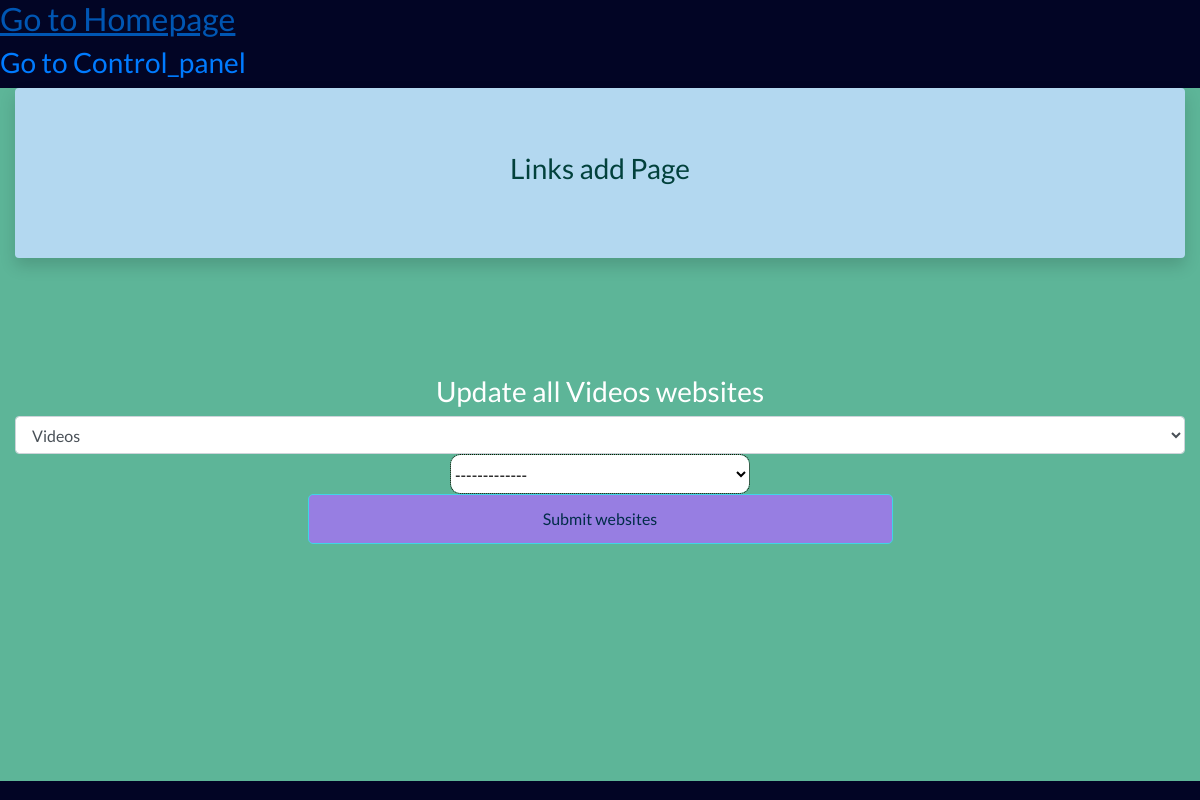
The page /update_website/13/ on the database as committed earlier.
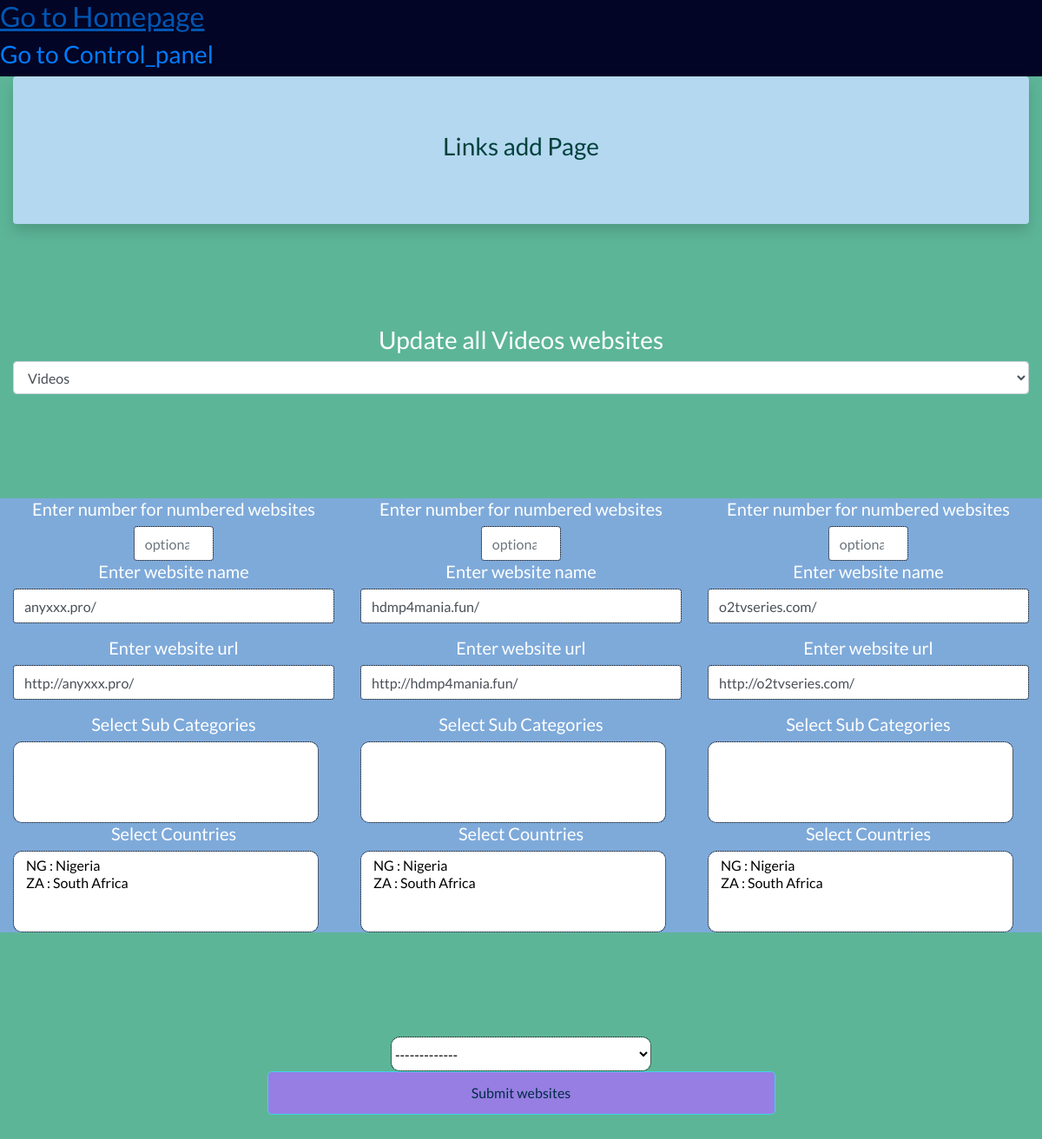
The same page on the database as committed later.
### Websites/models.py (models this page shows, shortened)
class Categories(models.Model):
	LIST_CHOICES = (
	('OL','Numbered List'),
	('UL','List')
	)
	List_Type = models.CharField(max_length=2,choices=LIST_CHOICES,default='UL')
	icon = models.ImageField(help_text="Select image to upload",upload_to = 'categories',null=True,blank=True)
	category = models.CharField(max_length=500)
	sub_categories = models.ManyToManyField(Sub_Categories,related_name="categories")
	class Meta:
		ordering = ['category']

class Websites(models.Model):
	Countries = models.ManyToManyField(Countries,blank=True)
	Number = models.IntegerField(null=True,blank=True)
	category = models.ForeignKey(Categories,related_name="websites",default=1,on_delete=models.CASCADE)
	Tags = models.ManyToManyField(Sub_Categories,related_name="Tags",blank=True)
	url = models.URLField(default="http://")
	website =models.CharField(max_length=250,default="None")
	class Meta:
		ordering = [F('category').asc(nulls_last=True),'category',F('Number').asc(nulls_last=True)]

### Websites/views.py (the view, shortened to what this page needs)
def update_websites(request,**kwargs):
	object = Categories.objects.get(pk=kwargs['pk'])
	kwargs['object'] = object
	paginator = Paginator(Websites.objects.filter(category=object).order_by(F('Number').asc(nulls_last=True),F('website').asc(nulls_last=True)),5)
	page = request.GET.get('p')
	queryset = paginator.get_page(page)
	kwargs['page_range'] = paginator.page_range
	kwargs['queryset'] = queryset
	kwargs['categories'] = Categories.objects.all()
	kwargs['Countries'] = Countries.objects.all()
	return render(request,"home/update_website.html",kwargs)

### Websites/models.py (called while the page is built)
	def __str__(self):
		return "{} : {}".format(self.Country_code,self.Country_name)

### Websites/templates/home/update_website.html (shortened to what this page needs)
{% extends "home/index.html" %}
{% block nav %}
<h2 style="color:#131D06;">
	<a href="{% url 'home' %}">Go to Homepage</a>
</h2>
<h3 style="color:#131D06;">
	<a href="{% url 'control_panel' %}">Go to Control_panel</a>
</h3>
{% endblock %}
{% block content %}
<div class="body2">
      <div class="container-fluid body2"  >
      	<div class="jumbotron shadow rounded s-center " id="s-head">
      		<h3>Links add Page</h3>
      	</div>
      		<h3 class="s-web-head">Update all {{object.category}} websites</h3>
      	<form  method="post" >
    <select class="form-control" id="category-select" name="category" >
    	<option value="{{object.pk}}">{{object.category}}</option>
    	</select>
    <div class="category-form row">
    {% for form in queryset %}
 <div class="col-md-6 col-lg-4 " style="background-color:#7EAADA; margin:10% 0;" ><h5 style="text-align:center;">Enter number for numbered websites</h5> <input class="form-control w-25 mx-auto" type="number" name="Number" placeholder="optional" value="{{form.Number}}"> <h5 style="text-align:center;">Enter website name</h5> <input name="website" class="form-control mb-3 w-100" type="text" placeholder="Enter website name" value="{{form.website}}"  required > <h5 style="text-align:center;">Enter website url </h5> <input name="url" class="form-control mb-3 w-100 " type="text" placeholder="Enter website url" value="{{form.url}}" required >
 <h5 style="text-align:center;">
Select Sub Categories
</h5>
<select class="form-control" name="Tags_{{form.pk}}" multiple>
</select>
<h5 style="text-align:center;">
Select Countries
</h5>
<select class="form-control" name="Countries_{{form.pk}}" multiple>
{% for data in Countries %}
{% if data in form.Countries.all %}
<option value="{{data.pk}}" selected>
{{data}}
</option>
{% else %}
<option value="{{data.pk}}">
</option>
{% endif %}
{% endfor %}
</select>
 </div> <hr>
        {% endfor %}
    <div style="width:100%; display:flex;">
<select class="form-control w-25 mx-auto" onChange="window.document.location.href=this.options[this.selectedIndex].value;" style="padding:0; margin:0;" >
 	   <option> -------------</option>
 	 </select>
    </div>
    </div>
    <div class="w-50" style="margin:0 auto 10% auto;"> <button class="s-submit w-100" type="submit" id="submit">Submit websites</button> </div>
      	</form>
      </div>
      </div>
{% endblock %}

### Websites/templates/home/index.html (shortened to what this page needs)
<!DOCTYPE html>
<html lang="en">
<head>
  {% load static %}
  <link href="{% static './assets/css/bootstrap.min.css' %}" rel="stylesheet" />
 <link rel="stylesheet" href="{% static './assets/fontawesome/css/all.css' %}">
 	<link rel="stylesheet" href="./assets/fontawesome/css/solid.min.css">
  <link rel="stylesheet" href="{% static './assets/css/style.css' %}">
  <link href="./assets/demo/demo.css" rel="stylesheet" />
</head>
<body style="background:#020525; color:white;">
{% block nav %}{% endblock %}
	  {% block content %}{% endblock %}
</body>
</html>

### static/assets/css/style.css (style rules this page uses)
html,body { width: 100%; margin: 0px; padding: 0px; overflow-x: hidden; font-family: 'Lato', sans-serif; }
.body2 { background:#5DB598; width:100vw; padding-bottom:5%; }
.category-form input { border: 1px dotted #190B00; width:95%; height:40px; }
.category-form select { border: 1px dotted #190B00; border-radius: 10px; width:95%; color:black; background-color:white; height:40px; }
.s-submit { background-color:#977EE2; color:#002C48; border:1px solid #40D4E6; border-radius:5px; height:50px; -moz-transition:background-color 1s; -webkit-transition:background-color 1s; transition:background-color 1s; }
.s-web-head { margin-top:10%; text-align:center; position:relative; animation-name:head_anim; animation-duration:3s; animation-iteration-count:infinite; }
.s-center { text-align:center; color : #02413C; }
#s-head { background-color:#B3D8F0; }

Rows that differ between the two databases and show on the page:
added Websites: website "anyxxx.pro/", url "http://anyxxx.pro/", pk "NG : Nigeria / ZA : South Africa", Countries ({{ data.pk }} 1 (drawn)), Countries ({{ data.pk }} 2 (drawn))
added Websites: website "hdmp4mania.fun/", url "http://hdmp4mania.fun/", pk "NG : Nigeria / ZA : South Africa", Countries ({{ data.pk }} 1 (drawn)), Countries ({{ data.pk }} 2 (drawn))
added Websites: website "o2tvseries.com/", url "http://o2tvseries.com/", pk "NG : Nigeria / ZA : South Africa", Countries ({{ data.pk }} 1 (drawn)), Countries ({{ data.pk }} 2 (drawn))
